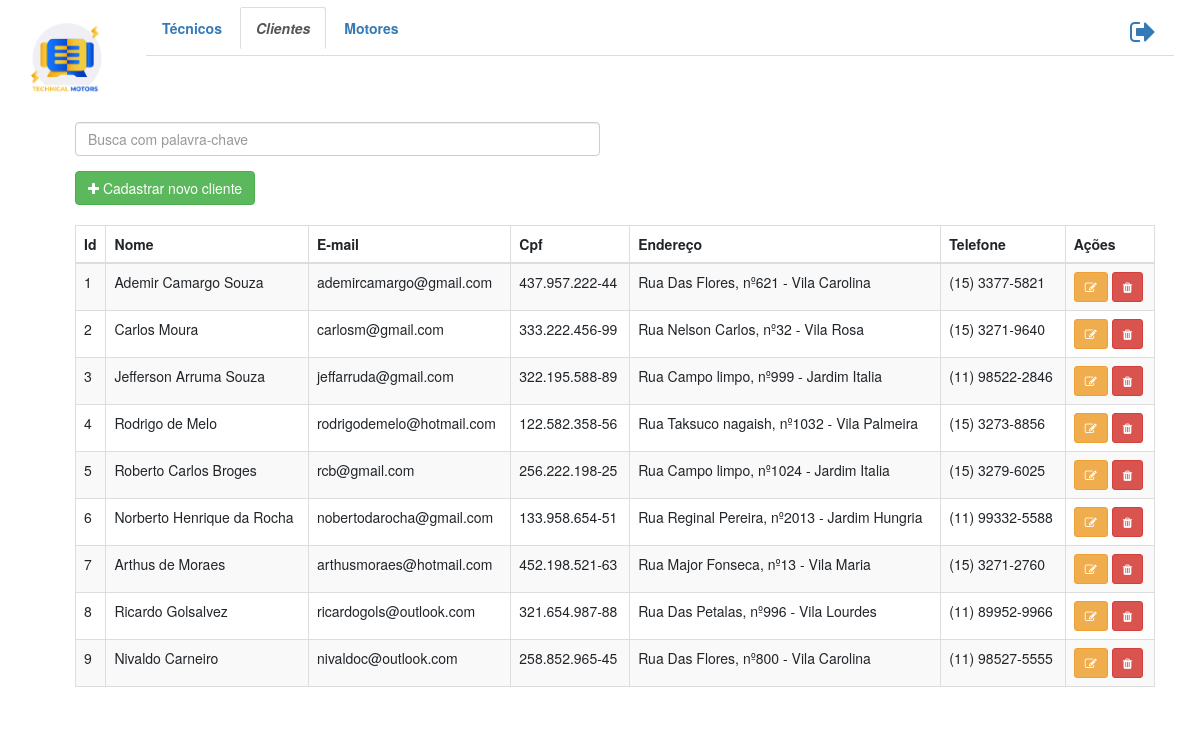
Screenshot of /clientes (signed in) with the database file from the repository.
### app/models.py (models this page shows, shortened)
class Clientes(db.Model, UserMixin):
    __tablename__ = "clientes"
    id = db.Column(db.Integer, primary_key=True, autoincrement=True)
    nome = db.Column(db.String(100), nullable=False)
    email = db.Column(db.String(100), nullable=False, unique=True, index=True)
    cpf = db.Column(db.String(100), nullable=True, unique=True)
    endereco = db.Column(db.String(100), nullable=False)
    telefone = db.Column(db.String(100), nullable=False)

### app/view_clientes/views.py (the view)
@clientes.route("/clientes")
def tela_cliente():
    clientes = Clientes.query.all()
    return render_template("clientes.html", clientes=clientes)

### app/models.py (called while the page is built)
@login_manager.user_loader
def current_user(user_id):
    return Usuario.query.get(user_id)

### app/templates/clientes.html (shortened to what this page needs)
{% extends 'bases/base_geral.html' %} {% block content %}
<!DOCTYPE html>
<html lang="en">
<head>
  <link rel="stylesheet" href="https://maxcdn.bootstrapcdn.com/bootstrap/3.4.1/css/bootstrap.min.css">
</head>
<body>
  <div class="container">
    <div class="col">
      <div class="row">
        <div class="form-group col-6">
          <input class="form-control" id="myInput" type="text" placeholder="Busca com palavra-chave">
        </div>
      </div>
      <div class="row">
        <div class="col-6" style="padding-bottom: 20px;">
          <a
          href="{{ url_for('clientes.cadastrar_cliente') }}"
          class="btn btn-success"
          >
          <i class="fa fa-plus" aria-hidden="true"></i>
          Cadastrar novo cliente
          </a>
        </div>
      </div>
        <table class="table table-bordered table-striped">
          <thead>
            <tr>
              <th>Id</th>
              <th>Nome</th>
              <th>E-mail</th>
              <th>Cpf</th>
              <th>Endereço</th>
              <th>Telefone</th>
              <th>Ações</th>
            </tr>
          </thead>
          <tbody id="myTable">
            {% for cliente in clientes %}
            <tr>
              <td>
                {{ cliente.id }}
              </td>
              <td>
                {{ cliente.nome }}
              </td>
              <td>
                {{ cliente.email }}
              </td>
              <td>
                {{ cliente.cpf }}
              </td>
              <td>
                {{ cliente.endereco }}
              </td>
              <td>
                {{ cliente.telefone }}
              </td>
              <td>
                <a class="btn btn-warning btn-sm" data-toggle="tooltip" data-placement="top" title="Editar" href="{{ url_for('clientes.editar', id=cliente.id) }}">
                  <i class="fa fa-edit" aria-hidden="true"></i>
                </a>
                <a class="btn btn-danger btn-sm" data-toggle="tooltip" data-placement="top" title="Remover" href="{{ url_for('clientes.deletar', id=cliente.id) }}">
                  <i class="fa fa-trash" aria-hidden="true"></i>
                </a>
              </td>
            </tr>
            {% endfor %}
          </tbody>
        </table>
      </div>
    </div>
  </div>
</body>
</html>
{% endblock %}

### rows the page displays
Clientes: id "1", nome "Ademir Camargo Souza", email "ademircamargo@gmail.com", cpf "437.957.222-44", endereco "Rua Das Flores, nº621 - Vila Carolina", telefone "(15) 3377-5821"
Clientes: id "2", nome "Carlos Moura", email "carlosm@gmail.com", cpf "333.222.456-99", endereco "Rua Nelson Carlos, nº32 - Vila Rosa", telefone "(15) 3271-9640"
Clientes: id "3", nome "Jefferson Arruma Souza", email "jeffarruda@gmail.com", cpf "322.195.588-89", endereco "Rua Campo limpo, nº999 - Jardim Italia", telefone "(11) 98522-2846"
Clientes: id "4", nome "Rodrigo de Melo", email "rodrigodemelo@hotmail.com", cpf "122.582.358-56", endereco "Rua Taksuco nagaish, nº1032 - Vila Palmeira", telefone "(15) 3273-8856"
Clientes: id "5", nome "Roberto Carlos Broges", email "rcb@gmail.com", cpf "256.222.198-25", endereco "Rua Campo limpo, nº1024 - Jardim Italia", telefone "(15) 3279-6025"
Clientes: id "6", nome "Norberto Henrique da Rocha", email "nobertodarocha@gmail.com", cpf "133.958.654-51", endereco "Rua Reginal Pereira, nº2013 - Jardim Hungria", telefone "(11) 99332-5588"
Clientes: id "7", nome "Arthus de Moraes", email "arthusmoraes@hotmail.com", cpf "452.198.521-63", endereco "Rua Major Fonseca, nº13 - Vila Maria", telefone "(15) 3271-2760"
Clientes: id "8", nome "Ricardo Golsalvez", email "ricardogols@outlook.com", cpf "321.654.987-88", endereco "Rua Das Petalas, nº996 - Vila Lourdes", telefone "(11) 89952-9966"
Clientes: id "9", nome "Nivaldo Carneiro", email "nivaldoc@outlook.com", cpf "258.852.965-45", endereco "Rua Das Flores, nº800 - Vila Carolina", telefone "(11) 98527-5555"
